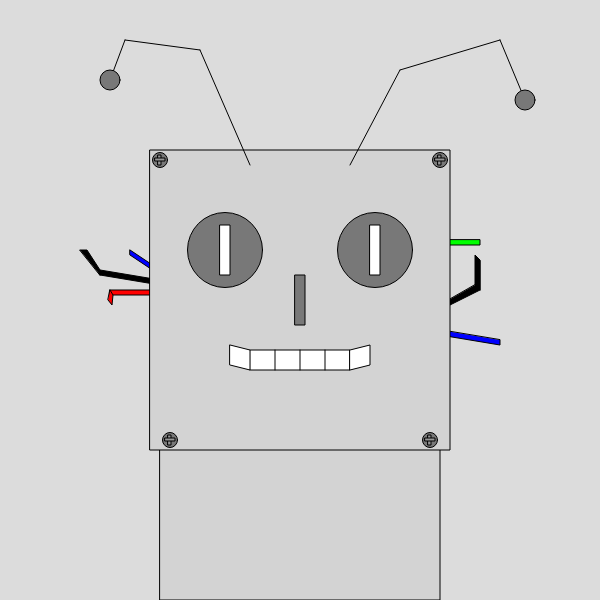
Frame 1 (no input)
Frame 60 (no input): identical to frame 1, image omitted
Frame 120 (the mouse pressed at the canvas centre since frame 60): identical to frame 1, image omitted

The p5.js sketch that drew this single still picture (run headless with seeded random() and noise() and a simulated clock; from frame 60 on, the mouse is pressed at the canvas centre):

// p5.js sketch
// ── sketch.js
function setup() {
  createCanvas(600, 600);
}

function draw() {
  
  // Background
  background(220);
  
  // Black Wire - Left
  fill(0, 0, 0);
  quad(100, 270, 160, 280, 160, 285, 100, 275);
  quad(80, 250, 87, 250, 100, 270, 100, 275);
  
  // Red Wire - Left
  fill(256, 0, 0);
  quad(110, 290, 160, 290, 160, 295, 110, 295);
  quad(110, 290, 113, 295, 112, 305, 108, 300);
  
  // Blue Wire - Left
  fill(0, 0, 256);
  quad(130, 250, 160, 270, 160, 275, 130, 255);
  
  // Black Wire - Right
  fill(0, 0, 0);
  quad(480, 290, 475, 285, 475, 255, 480, 260);
  quad(475, 285, 480, 290, 440, 310, 440, 305);
  
  // Green Wire - Right
  fill(0, 256, 0);
  quad(440, 240, 440, 245, 480, 245, 480, 240);
  
  // Blue Wire - Right
  fill(0, 0, 256);
  quad(440, 330, 440, 335, 500, 345, 500, 340);
  
  // Head and Body
  fill(211, 211, 211);
  rect(160, 440, 280, 160);
  rect(150, 150, 300, 300);
  
  // Eye Sockets and Nose
  fill(120, 120, 120);
  circle(225, 250, 75);
  circle(375, 250, 75);
  rect(295, 275, 10, 50);
  
  // Screw Bases
  circle(160, 160, 15);
  circle(440, 160, 15);
  circle(170, 440, 15);
  circle(430, 440, 15);
  
  // Left Antenna
  line(250, 165, 200, 50);
  line(200, 50, 125, 40);
  line(125, 40, 110, 80);
  circle(110, 80, 20);
  
  // Right Antenna
  line(350, 165, 400, 70);
  line(400, 70, 500, 40);
  line(500, 40, 525, 100);
  circle(525, 100, 20);
  
  // Mouth
  fill(256, 256, 256);
  rect(250, 350, 100, 20);
  quad(230, 345, 250, 350, 250, 370, 230, 365);
  quad(350, 350, 370, 345, 370, 365, 350, 370);
  
  // Teeth Lines
  line(275, 350, 275, 370);
  line(300, 350, 300, 370);
  line(325, 350, 325, 370);
  
  // Inner Eyes
  rect(220, 225, 10, 50);
  rect(370, 225, 10, 50);
  
  // Screw Notches
  fill(150, 150, 150);
  rect(158, 155, 3, 10);
  rect(155, 158, 10, 3);
  rect(438, 155, 3, 10);
  rect(435, 158, 10, 3);
  rect(168, 435, 3, 10);
  rect(165, 438, 10, 3);
  rect(428, 435, 3, 10);
  rect(425, 438, 10, 3);
}
